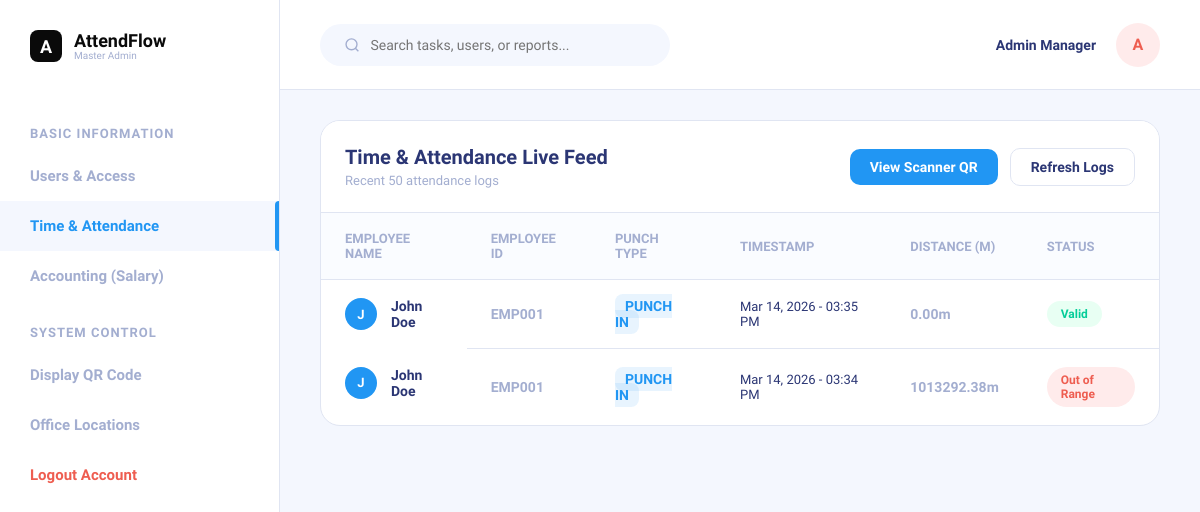
The app's page /dashboard/attendance/ (signed in) with its own data.
### core/models.py (models this page shows, shortened)
class Attendance(models.Model):
    STATUS_CHOICES = [
        ('Valid', 'Valid'),
        ('Invalid', 'Invalid (Out of range)'),
    ]
    PUNCH_CHOICES = [
        ('IN', 'Punch In'),
        ('OUT', 'Punch Out'),
    ]
    employee = models.ForeignKey(Employee, on_delete=models.CASCADE)
    timestamp = models.DateTimeField(auto_now_add=True)
    punch_type = models.CharField(max_length=3, choices=PUNCH_CHOICES, default='IN')
    latitude = models.FloatField()
    longitude = models.FloatField()
    distance_from_office = models.FloatField(help_text="Distance in meters", null=True, blank=True)
    status = models.CharField(max_length=20, choices=STATUS_CHOICES)

class Employee(models.Model):
    company = models.ForeignKey(Company, on_delete=models.CASCADE, related_name='employees')
    employee_id = models.CharField(max_length=50)
    first_name = models.CharField(max_length=50)
    last_name = models.CharField(max_length=50)
    email = models.EmailField()
    phone_number = models.CharField(max_length=20, blank=True)
    designation = models.CharField(max_length=100, default="Employee")
    monthly_salary = models.DecimalField(max_digits=10, decimal_places=2, default=30000.00)
    class Meta:
        unique_together = ('company', 'employee_id')

### core/views.py (the view)
# urls.py: path('dashboard/attendance/', views.dashboard_attendance, name='dashboard_attendance'),
@login_required
def dashboard_attendance(request):
    company = get_user_company(request.user)
    if not company:
        return redirect('logout')
    attendances = Attendance.objects.filter(employee__company=company).select_related('employee').all().order_by('-timestamp')[:50]
    return render(request, 'core/dashboard/attendance.html', {'attendances': attendances, 'active_tab': 'attendance'})

### core/views.py (called while the page is built)
def get_user_company(user):
    if user.is_superuser:
        return Company.objects.first()
    try:
        return user.company
    except Company.DoesNotExist:
        return None

### core/templates/core/dashboard/attendance.html
{% extends 'core/dashboard_base.html' %}
{% block dashboard_content %}
<div class="table-container">
    <div class="title-bar">
        <div>
            <h2 style="font-size: 20px; color: var(--text-main); margin-bottom: 4px;">Time & Attendance Live Feed</h2>
            <div style="font-size: 13px; color: var(--text-muted);">Recent 50 attendance logs</div>
        </div>
        <div>
            <a href="{% url 'dashboard_qr' %}" class="btn btn-primary" style="margin-right:8px;">View Scanner QR</a>
            <button class="btn btn-outline" onclick="window.location.reload();">Refresh Logs</button>
        </div>
    </div>
    <table style="width: 100%;">
        <thead>
            <tr>
                <th style="padding: 18px 24px;">Employee Name</th>
                <th>Employee ID</th>
                <th>Punch Type</th>
                <th>Timestamp</th>
                <th>Distance (m)</th>
                <th>Status</th>
            </tr>
        </thead>
        <tbody>
            {% for log in attendances %}
            <tr style="transition: 0.2s;">
                <td style="display: flex; align-items: center; gap: 14px; border-bottom: none;">
                    <div class="avatar" style="width: 32px; height: 32px; font-size: 13px;">{{ log.employee.first_name|first|upper }}</div>
                    <div style="font-weight: 700;">{{ log.employee.first_name }} {{ log.employee.last_name }}</div>
                </td>
                <td style="color:var(--text-muted);">{{ log.employee.employee_id }}</td>
                <td>
                    {% if log.punch_type == 'IN' %}
                        <span style="color:var(--primary); font-weight:800; background:rgba(33, 150, 243, 0.1); padding: 4px 10px; border-radius: 8px;">PUNCH IN</span>
                    {% else %}
                        <span style="color:var(--warning-text); font-weight:800; background:var(--warning-bg); padding: 4px 10px; border-radius: 8px;">PUNCH OUT</span>
                    {% endif %}
                </td>
                <td style="font-size: 13px; color: var(--text-main); font-weight:500;">
                    {{ log.timestamp|date:"M d, Y - h:i A" }}
                </td>
                <td style="color: var(--text-muted);">
                    {% if log.distance_from_office != None %}
                        {{ log.distance_from_office|floatformat:2 }}m
                    {% else %}
                        --
                    {% endif %}
                </td>
                <td>
                    {% if log.status == 'Valid' %}
                        <span class="badge badge-success">Valid</span>
                    {% else %}
                        <span class="badge badge-danger">Out of Range</span>
                    {% endif %}
                </td>
            </tr>
            {% empty %}
            <tr><td colspan="6" style="text-align: center; color: var(--text-muted); padding:30px;">No attendance logs found right now.</td></tr>
            {% endfor %}
        </tbody>
    </table>
</div>
{% endblock %}

### core/templates/core/dashboard_base.html (style rules this page uses)
:root { --bg: #F4F7FE; --surface: #FFFFFF; --primary: #2196F3; --primary-hover: #1976D2; --text-main: #2B3674; --text-muted: #A3AED0; --border: #E0E5F2; --success-bg: #E8FFF3; --success-text: #05CD99; --danger-bg: #FFEBEB; --danger-text: #EE5D50; --warning-bg: #FFF5E5; --warning-text: #FF9800; }
* { box-sizing: border-box; margin: 0; padding: 0; font-family: 'Public Sans', sans-serif; }
body { background: var(--bg); display: flex; height: 100vh; overflow: hidden; color: var(--text-main); }
.btn { padding: 10px 20px; border-radius: 10px; font-weight: 600; cursor: pointer; transition: 0.2s; border: none; font-size: 14px; display: inline-flex; align-items: center; justify-content: center; text-decoration: none; }
.btn-primary { background: var(--primary); color: white; }
.btn-outline { background: transparent; border: 1px solid var(--border); color: var(--text-main); }
.table-container { background: var(--surface); border-radius: 20px; border: 1px solid var(--border); overflow: hidden; width: 100%; }
table { width: 100%; border-collapse: collapse; }
th { text-align: left; padding: 18px 24px; color: var(--text-muted); font-size: 13px; font-weight: 700; border-bottom: 1px solid var(--border); text-transform: uppercase; background: #FAFCFF; }
td { padding: 18px 24px; font-size: 14px; font-weight: 600; border-bottom: 1px solid var(--border); color: var(--text-main); }
tr:last-child td { border-bottom: none; }
.badge { padding: 6px 14px; border-radius: 20px; font-size: 12px; font-weight: 700; display: inline-block; }
.badge-success { background: var(--success-bg); color: var(--success-text); }
.badge-danger { background: var(--danger-bg); color: var(--danger-text); }
.avatar { width: 40px; height: 40px; border-radius: 50%; background: var(--primary); color: white; display: flex; align-items: center; justify-content: center; font-weight: bold; font-size: 16px; flex-shrink: 0; }
.title-bar { padding: 24px; display: flex; justify-content: space-between; align-items: center; border-bottom: 1px solid var(--border); background: var(--surface); }

### records on screen
Attendance: employee.first_name|first "J", employee.first_name "John", employee.last_name "Doe", employee.employee_id "EMP001", punch_type "PUNCH IN", timestamp "Mar 14, 2026 - 03:35 PM", distance_from_office "0.00", status "Valid"
Attendance: employee.first_name|first "J", employee.first_name "John", employee.last_name "Doe", employee.employee_id "EMP001", punch_type "PUNCH IN", timestamp "Mar 14, 2026 - 03:34 PM", distance_from_office "1013292.38", status "Out of Range"
